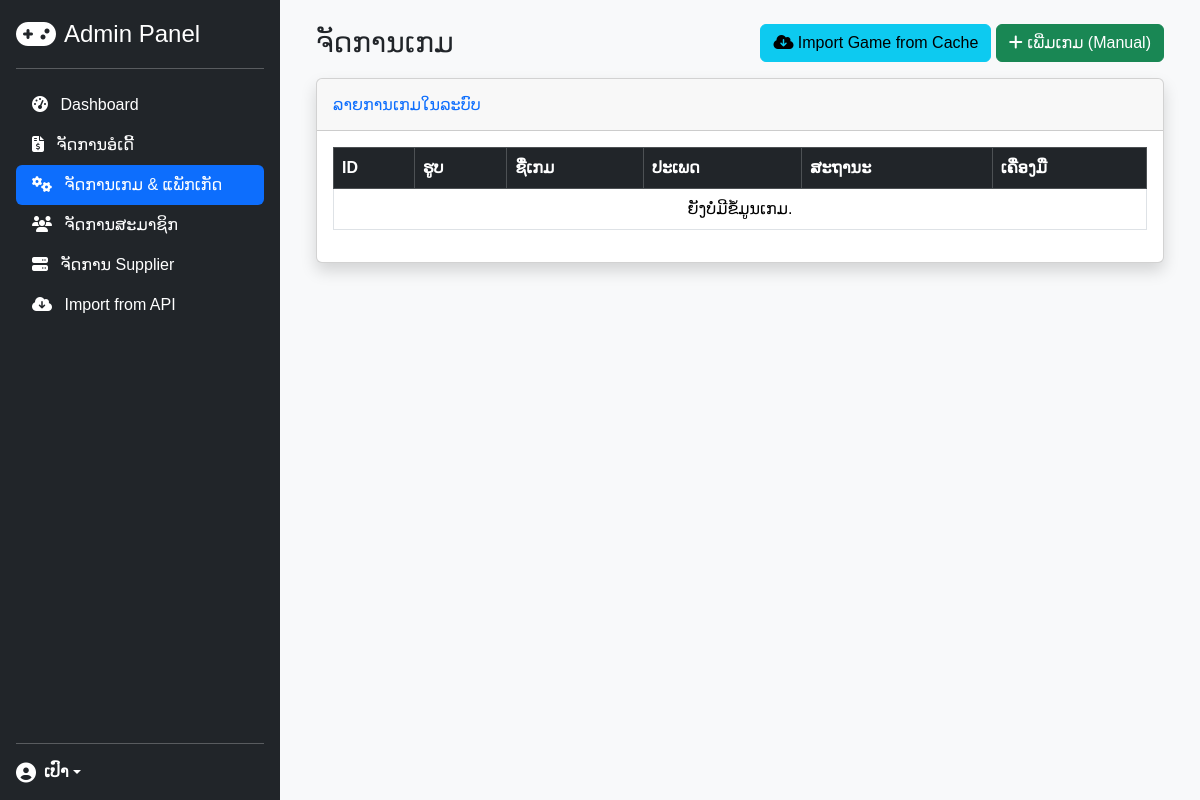
The app's page /admin/manage_games.php (signed in), older data.
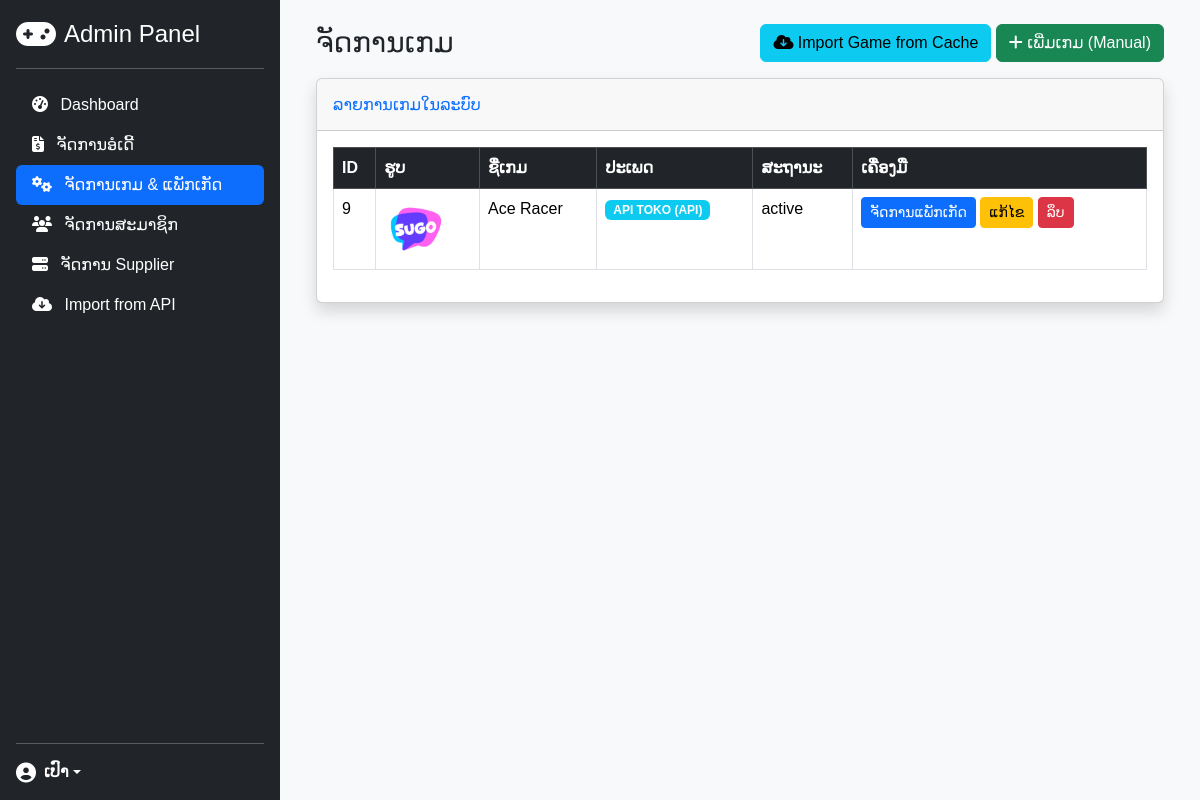
The same page, newer data.
### tables this page shows
CREATE TABLE `games` (
  `id` int(11) NOT NULL,
  `name` varchar(100) NOT NULL,
  `description` text DEFAULT NULL,
  `image_url` varchar(255) DEFAULT NULL,
  `status` enum('active','inactive') NOT NULL DEFAULT 'active',
  `api_supplier_id` int(11) DEFAULT NULL,
  `api_operator_code` varchar(100) DEFAULT NULL,
  `default_markup` int(11) NOT NULL DEFAULT 15
);

CREATE TABLE `api_suppliers` (
  `id` int(11) NOT NULL,
  `name` varchar(100) NOT NULL,
  `api_base_url` varchar(255) NOT NULL,
  `member_code` varchar(255) DEFAULT NULL,
  `signature` text DEFAULT NULL,
  `api_secret_key` varchar(255) DEFAULT NULL,
  `exchange_rate` decimal(10,4) NOT NULL DEFAULT 1.0000,
  `is_active` tinyint(1) NOT NULL DEFAULT 1
);

### admin/manage_games.php (the view, shortened to what this page needs)
<?php
require_once 'admin_header.php';
require_once 'db_connect.php';
$result = $conn->query("SELECT g.*, s.name as supplier_name FROM games g LEFT JOIN api_suppliers s ON g.api_supplier_id = s.id ORDER BY g.id DESC");
?>
<div class="container-fluid">
    <div class="d-flex justify-content-between align-items-center mb-3">
        <h1 class="h3 mb-0 text-gray-800">ຈັດການເກມ</h1>
        <div>
            <a href="import_from_cache.php" class="btn btn-info">
                <i class="fas fa-cloud-download-alt"></i> Import Game from Cache
            </a>
            <a href="add_game.php" class="btn btn-success">
                <i class="fas fa-plus"></i> ເພີ່ມເກມ (Manual)
            </a>
        </div>
    </div>
    <div class="card shadow mb-4">
        <div class="card-header py-3"><h6 class="m-0 font-weight-bold text-primary">ລາຍການເກມໃນລະບົບ</h6></div>
        <div class="card-body">
            <div class="table-responsive">
                <table class="table table-bordered table-hover">
                    <thead class="table-dark">
                        <tr><th>ID</th><th>ຮູບ</th><th>ຊື່ເກມ</th><th>ປະເພດ</th><th>ສະຖານະ</th><th>ເຄື່ອງມື</th></tr>
                    </thead>
                    <tbody>
                        <?php if ($result->num_rows > 0): ?>
                            <?php while($row = $result->fetch_assoc()): ?>
                            <tr>
                                <td><?php echo $row['id']; ?></td>
                                <td><?php if (!empty($row['image_url'])): ?><img src="../<?php echo htmlspecialchars($row['image_url']); ?>" class="game-image"><?php endif; ?></td>
                                <td><?php echo htmlspecialchars($row['name']); ?></td>
                                <td>
                                    <?php if ($row['supplier_name']): ?>
                                        <span class="badge bg-info"><?php echo htmlspecialchars($row['supplier_name']); ?> (API)</span>
                                    <?php else: ?>
                                        <span class="badge bg-secondary">Manual</span>
                                    <?php endif; ?>
                                </td>
                                <td><?php echo htmlspecialchars($row['status']); ?></td>
                                <td>
                                    <a href="manage_packages.php?game_id=<?php echo $row['id']; ?>" class="btn btn-sm btn-primary">ຈັດການແພັກເກັດ</a>
                                    <a href="edit_game.php?id=<?php echo $row['id']; ?>" class="btn btn-sm btn-warning">ແກ້ໄຂ</a>
                                    <a href="delete_game.php?id=<?php echo $row['id']; ?>" class="btn btn-sm btn-danger" onclick="return confirm('ແນ່ໃຈບໍ່?');">ລຶບ</a>
                                </td>
                            </tr>
                            <?php endwhile; ?>
                        <?php else: ?>
                            <tr><td colspan="6" class="text-center">ຍັງບໍ່ມີຂໍ້ມູນເກມ.</td></tr>
                        <?php endif; ?>
                    </tbody>
                </table>
            </div>
        </div>
    </div>
</div>
</div>
</body>
</html>

Row changes from the older to the newer data that the page shows:
added games: id "9", image_url (picture), name "Ace Racer", api_supplier.name "API TOKO", status "active"
Text that changed along with them:
text no longer shown: "ຍັງບໍ່ມີຂໍ້ມູນເກມ."
